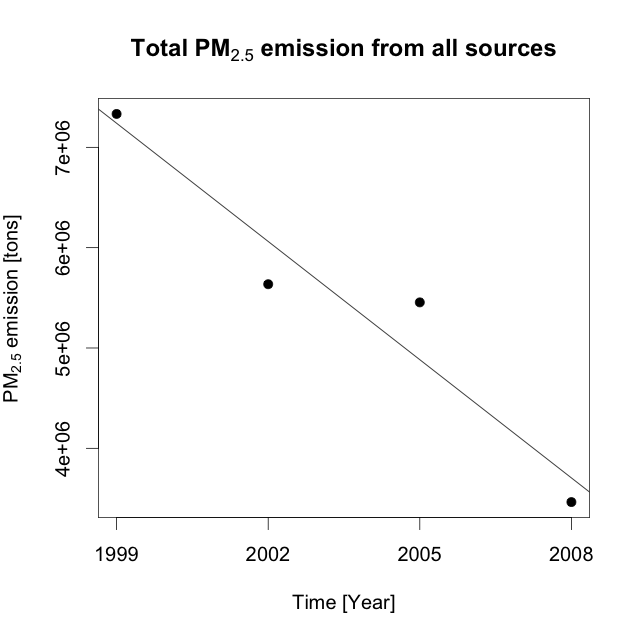

The R source for this figure:
source('download.R')

# Have total emissions from PM2.5 decreased in the United States from 1999 to 2008? Using the base plotting system, make a plot showing the total PM2.5 emission from all sources for each of the years 1999, 2002, 2005, and 2008.

a <- aggregate(data=NEI, Emissions~year, FUN=sum)

png('plot1.png', width=640, height=640, units="px", pointsize=20)

plot(a$year, a$Emissions, 
	xlab="Time [Year]", 
	ylab=expression(paste(PM[2.5]," emission [tons]")), 
	main=expression(bold(paste("Total ", PM[2.5]," emission from all sources"))),
	pch=19,
	xaxt="n")
abline(lm(a$Emissions ~ a$year))

axis(1,at=a$year)

dev.off()